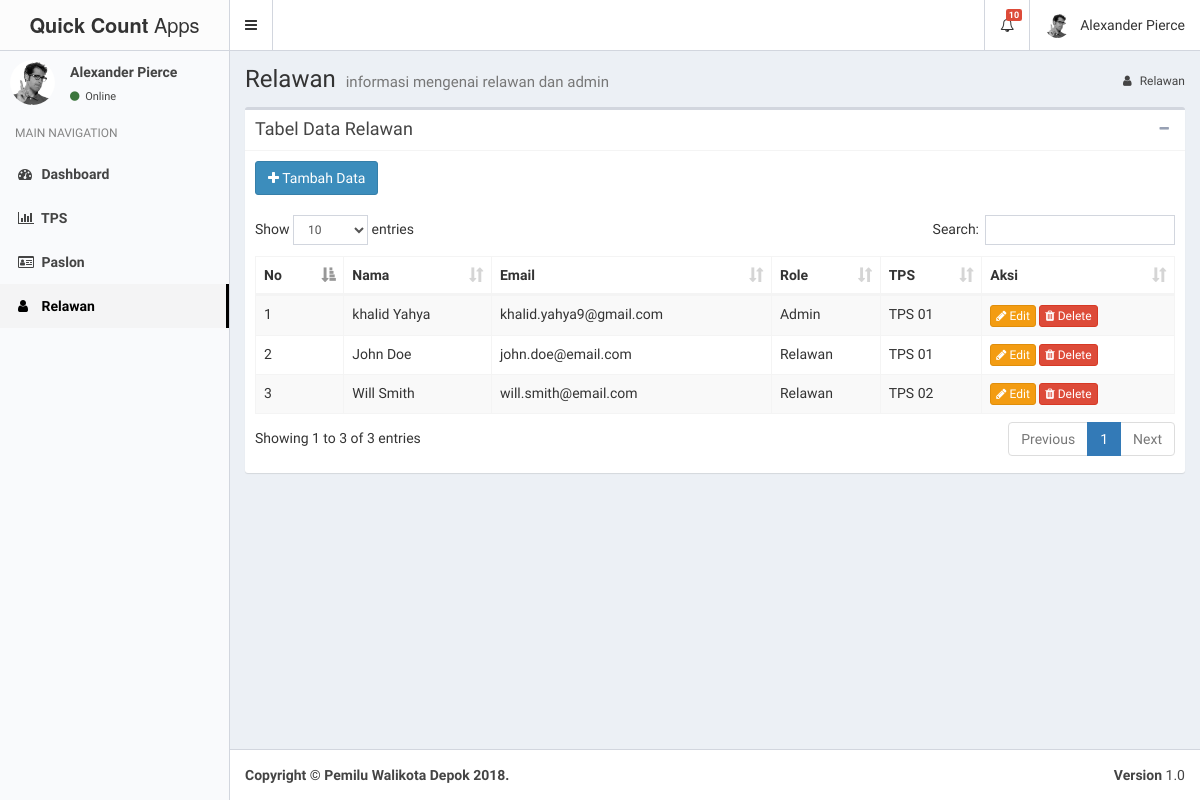
Screenshot of /index.php/users with the database file from the repository.
### tables this page shows
CREATE TABLE `users` (
  `id` int(11) NOT NULL,
  `nama` varchar(25) NOT NULL,
  `email` varchar(50) NOT NULL,
  `password` varchar(33) NOT NULL,
  `role` varchar(10) NOT NULL,
  `tps_id` int(11) NOT NULL
);

CREATE TABLE `tps` (
  `id` int(11) NOT NULL,
  `nama_tps` varchar(10) NOT NULL,
  `tempat_tps` varchar(20) NOT NULL
);

### application/controllers/Users.php (called while the page is built, shortened)
<?php
class Users extends CI_Controller {
	public function __construct()
	{
		$this->load->model('mod_user');
		$this->load->model('mod_tps');
	}
	public function index()
	{
		$relawan = $this->mod_user->getData()->result();
		$data['title'] = "Relawan";
		$data['header'] = $this->load->view('layout/header','',true);
		$data['sidebar'] = $this->load->view('layout/sidebar','',true);
		$data['content'] = $this->load->view('pages/user',array('relawan'=>$relawan),true);
		$this->load->view('layout/master',array('template'=>$data));
	}
}

### index.php (called while the page is built, shortened)
<?php
require_once BASEPATH.'core/CodeIgniter.php';

### application/models/mod_user.php (called while the page is built, shortened)
<?php
class mod_user extends CI_Model
{
	function getData(){
		$this->db->select('users.id,users.nama,users.email,users.password,users.role,tps.nama_tps');
		$this->db->from('users');
		$this->db->join('tps','users.tps_id=tps.id');
    	return $this->db->get();
	}
}
 ?>

### application/views/pages/user.php (the view, shortened to what this page needs)
<div class="content-wrapper">
    <section class="content-header">
      <h1>
        Relawan
        <small>informasi mengenai relawan dan admin </small>
      </h1>
      <ol class="breadcrumb">
        <li><a href="#"><i class="fa fa-user"></i> Relawan</a></li>
      </ol>
    </section>
    <section class="content">
      <div class="row">
        <div class="col-sm-12">
          <div class="box">
            <div class="box-header with-border">
              <h3 class="box-title">Tabel Data Relawan</h3>
              <div class="box-tools pull-right">
                <button type="button" class="btn btn-box-tool" data-widget="collapse" data-toggle="tooltip"
                title="Collapse">
                <i class="fa fa-minus"></i></button>
              </div>
            </div>
            <div class="box-body">
              <a href="<?php echo base_url(); ?>users/tambahRelawan" id="myButton" class="btn btn-primary"><i class="fa fa-plus"></i> Tambah Data</a>
              <br><br>
              <table id="myTable" class="table table-bordered table-striped">
                <thead>
                  <tr>
                    <th>No</th>
                    <th>Nama</th>
                    <th>Email</th>
                    <th>Role</th>
                    <th>TPS</th>
                    <th>Aksi</th>
                  </tr>
                </thead>
                <tbody>
                  <?php $no = 1; foreach ($relawan as $data) { ?>
                  <tr>
                    <td><?php echo $no; ?></td>
                    <td><?php echo $data->nama; ?></td>
                    <td><?php echo $data->email; ?></td>
                    <td><?php echo $data->role; ?></td>
                    <td><?php echo $data->nama_tps; ?></td>
                    <td><a href="<?php echo base_url(); ?>users/editRelawan/<?php echo $data->id; ?>" class="btn btn-warning btn-xs"><i class="fa fa-pencil"></i> Edit</a> <a href="<?php echo base_url(); ?>users/deleteRelawan/<?php echo $data->id; ?>" class="btn btn-danger btn-xs"><i class="fa fa-trash"></i> Delete</a></td>
                  </tr>
                  <?php $no++; } ?>
                </tbody>
              </table>
            </div>
      </div>
        </div>
      </div>
    </section>
  </div>
  <link rel="stylesheet" href="<?php echo base_url(); ?>assets/bower_components/datatables.net-bs/css/dataTables.bootstrap.min.css">

### rows the page displays
users: nama "khalid Yahya", email "khalid.yahya9@gmail.com", role "Admin", tps.nama_tps "TPS 01"
users: nama "John Doe", email "john.doe@email.com", role "Relawan", tps.nama_tps "TPS 01"
users: nama "Will Smith", email "will.smith@email.com", role "Relawan", tps.nama_tps "TPS 02"
